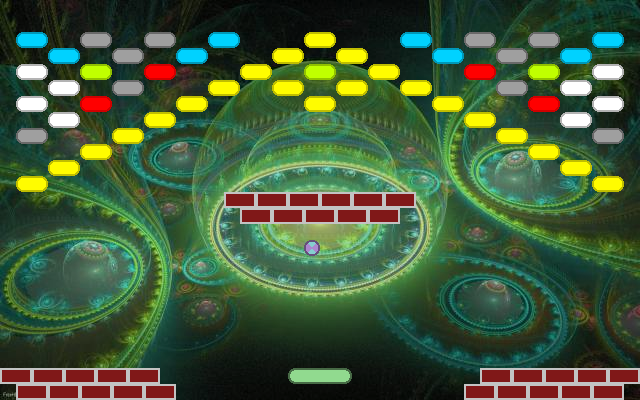

A level layout from a 2D game, rendered from its tile map. Below: a short description, then the map file with tile-grid data replaced by summaries:
An orthogonal 40x25 tile map with 16x16 px tiles, 1 tile layer (Tile Layer), 1 image layer.

<map version="1.0" orientation="orthogonal" renderorder="right-down" width="40" height="25" tilewidth="16" tileheight="16" backgroundcolor="#000000">
 <tileset firstgid="1" name="Default" tilewidth="64" tileheight="16">
  <tile id="0">
   <properties>
    <property name="Points" value="10" />
   </properties>
   <image width="32" height="16" source="../images/blue-block.png" />
  </tile>
  <tile id="1">
   <properties>
    <property name="Points" value="20" />
   </properties>
   <image width="32" height="16" source="../images/green-block.png" />
  </tile>
  <tile id="2">
   <properties>
    <property name="Points" value="30" />
   </properties>
   <image width="32" height="16" source="../images/light-block.png" />
  </tile>
  <tile id="3">
   <properties>
    <property name="Points" value="50" />
   </properties>
   <image width="32" height="16" source="../images/red-block.png" />
  </tile>
  <tile id="4">
   <properties>
    <property name="Points" value="5" />
    <property name="Restitution" value="0.1" />
   </properties>
   <image width="32" height="16" source="../images/yellow-block.png" />
  </tile>
  <tile id="5">
   <properties>
    <property name="Points" value="100" />
   </properties>
   <image width="32" height="16" source="../images/dark-block.png" />
  </tile>
  <tile id="6">
   <properties>
    <property name="Name" value="Ball" />
    <property name="Restitution" value="0.1" />
   </properties>
   <image width="16" height="16" source="../images/ball.png" />
  </tile>
  <tile id="7">
   <properties>
    <property name="Name" value="Racket" />
    <property name="Restitution" value="1.0" />
   </properties>
   <image width="64" height="16" source="../images/pad.png" />
  </tile>
  <tile id="8">
   <properties>
    <property name="Fixed" value="1" />
    <property name="Name" value="Wall" />
    <property name="Restitution" value="1.0" />
   </properties>
   <image width="32" height="16" source="../images/brick.png" />
  </tile>
 </tileset>
 <imagelayer name="Background" opacity="0.87">
  <image source="../backgrounds/abstract-background-67.jpg" trans="aaaa00" />
 </imagelayer>
 <layer name="Tile Layer" width="40" height="25">
  <properties>
   <property name="ExplosionParticlesCollideWithBall" value="0" />
   <property name="Gravity" value="9.81" />
   <property name="KillingSpreeBonus" value="1000" />
   <property name="KillingSpreeInterval" value="2500" />
   <property name="KillingsPerKillingSpree" value="5" />
  </properties>
  <data>[1000 cells, 88 non-empty, 9 distinct tile ids]</data>
 </layer>
 <objectgroup name="Boundaries" visible="0" />
</map>
